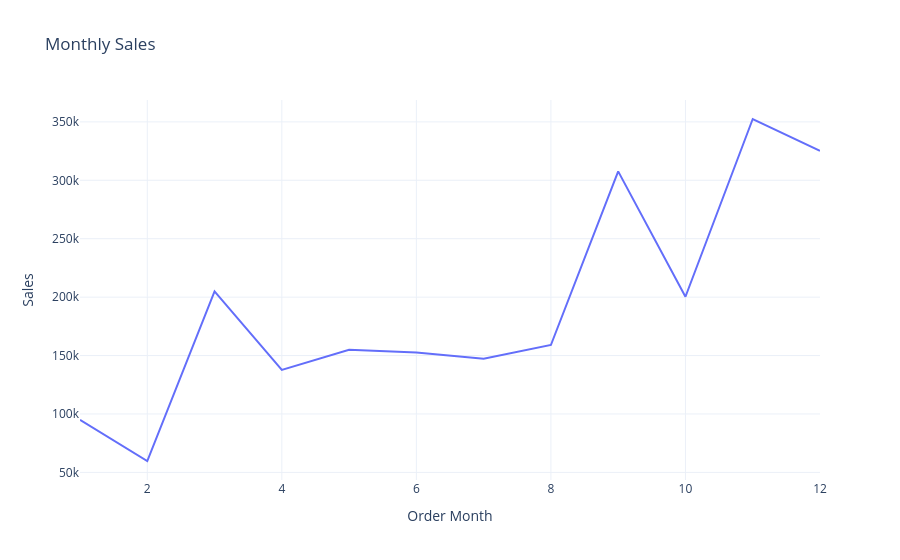

The notebook cell this image was saved under:
### Code cell
fig = px.line(sales_by_month,
             x='Order Month',
             y='Sales',
             title='Monthly Sales')
fig.show()

### Figure 1 — Plotly figure (JSON) as saved in the notebook; plotly's stock layout.template omitted (floating-point values rounded to 4 significant figures)
{"data": [{"hovertemplate": "Order Month=%{x}<br>Sales=%{y}<extra></extra>", "legendgroup": "", "line": {"color": "#636efa", "dash": "solid"}, "marker": {"symbol": "circle"}, "mode": "lines", "name": "", "orientation": "v", "showlegend": false, "type": "scatter", "x": [1, 2, 3, 4, 5, 6, 7, 8, 9, 10, 11, 12], "xaxis": "x", "y": [94920.0, 59750.0, 205000.0, 137800.0, 155000.0, 152700.0, 147200.0, 159000.0, 307600.0, 200300.0, 352500.0, 325300.0], "yaxis": "y"}], "layout": {"legend": {"tracegroupgap": 0}, "title": {"text": "Monthly Sales"}, "xaxis": {"anchor": "y", "domain": [0, 1], "title": {"text": "Order Month"}}, "yaxis": {"anchor": "x", "domain": [0, 1], "title": {"text": "Sales"}}}}
